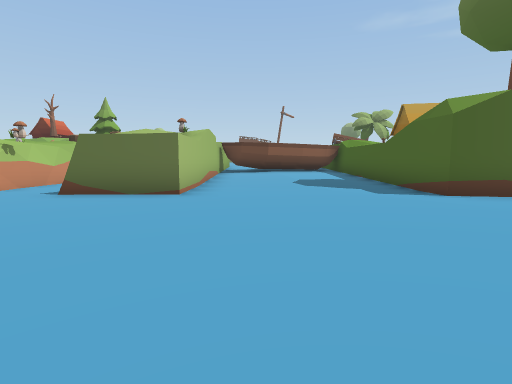
view 1 (above)

16 first-person views from a walk through a scene from a Unity 3-D project. The camera is 1.3 m above the floor, tilts 6° down and sees 80° across. The floor is counted in squares, 2 m on a side. Each view is taken from the middle of a square. On the plan, view 1 faces up. The plan holds only what a view shows up to about 10 squares ahead; the rest is blank. The place goes on beyond the plan.

view 2
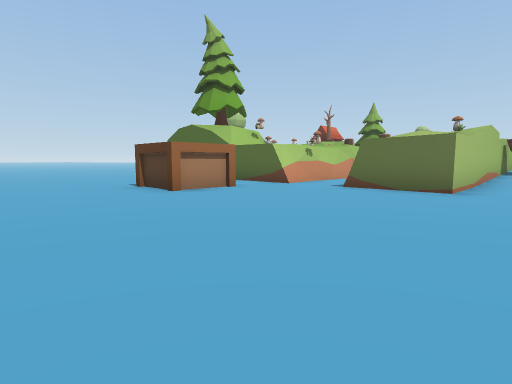

view 3
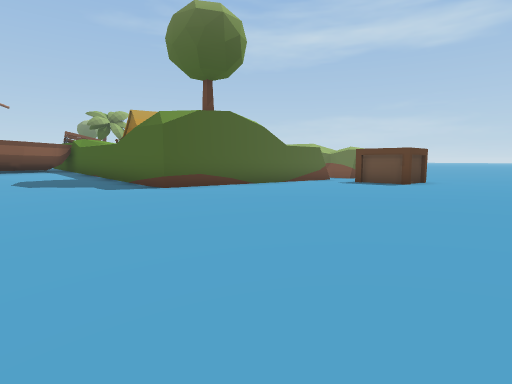

view 4
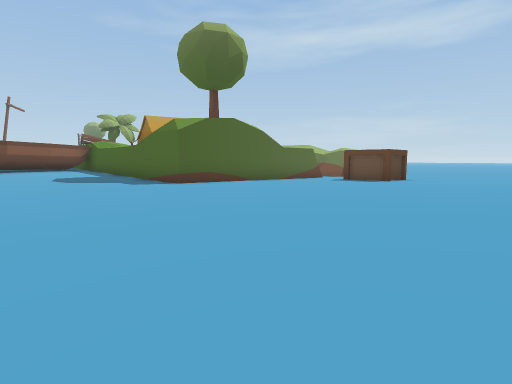

view 5
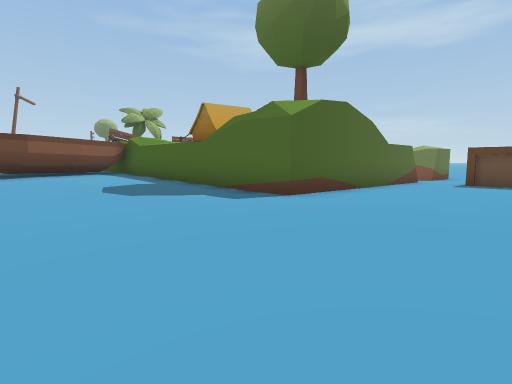

view 6
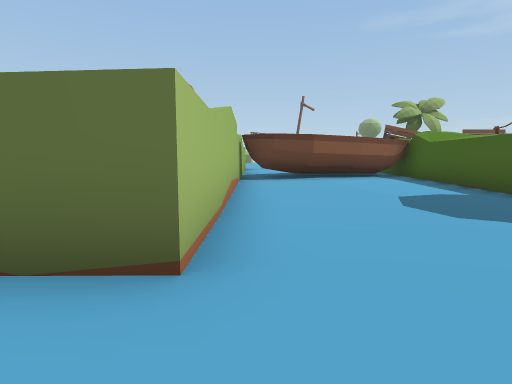

view 7
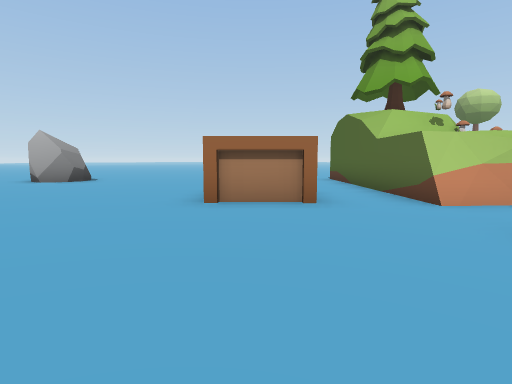

view 8
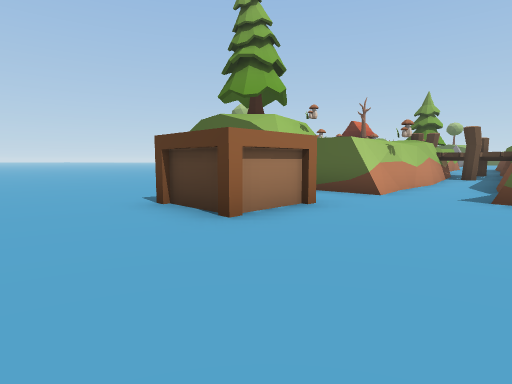

view 9
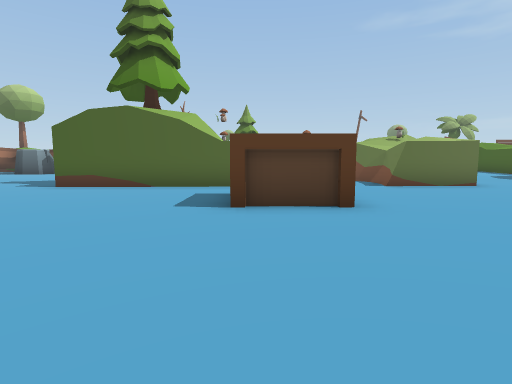

view 10
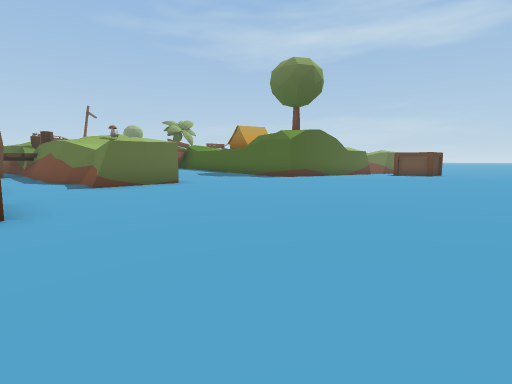

view 11
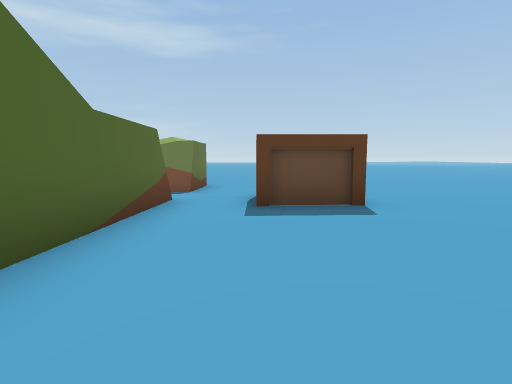

view 12
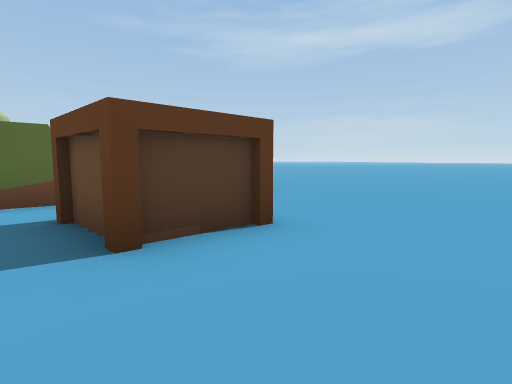

view 13
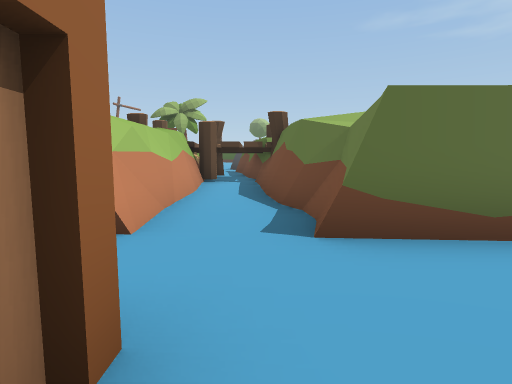

view 14
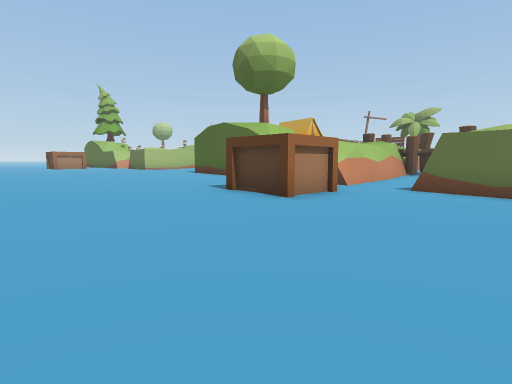

view 15
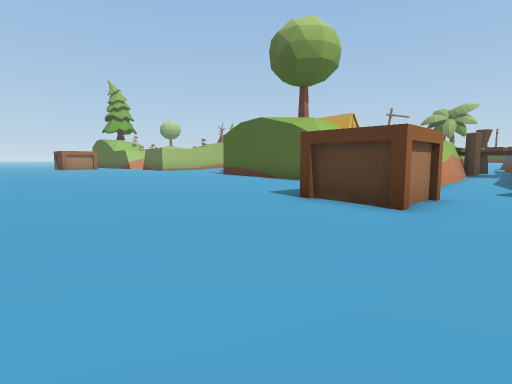

view 16
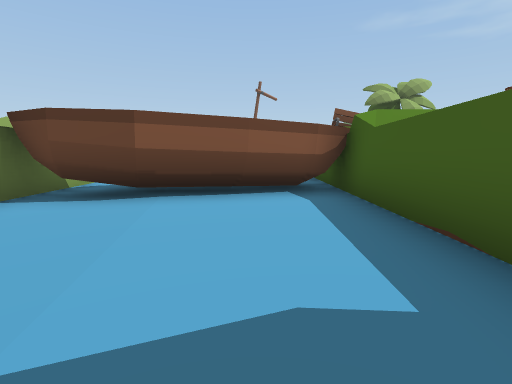

### Floor plan
Key: @ floor where view 1 was taken; # wall or solid block; . main floor; : floor 0.25 m higher than the main floor; - floor 0.25 m lower than the main floor; + floor 0.5 m higher than the main floor; _ floor 0.5 m lower than the main floor; / step, stairs or slope; B boat; O other object.
Columns run from 11 left of view 1 to 15 right of it. Each row starts with its distance up from view 1.
 15               +#
 14           ++  B#
 13        ###BBBBB#
 12       ## #BBB::#
 11      #####:::::#     ###
 10      #.###:::::#     #-##
  9      #.###.:::.#     #//#
  8      #.###.....#     #/-#
  7      #..##.....#     #/-#
  6 ######..##.....#######/-###
  5 ..................-------__
  4 .... #............---##----
  3 .... #.............--##----
  2 ....##.............--------
  1 ....................-------
  0 ...........@........-------
 -1 .....................------
 -2 O...............   ..------

Positions as (right, up) in squares from view 1, and headings:
1: (0, 0), facing up
2: (0, -1), facing up-left
3: (0, -1), facing up-right
4: (-1, -2), facing up-right
5: (-1, 2), facing up-right
6: (-1, 4), facing up
7: (-1, 3), facing left
8: (-3, 0), facing up-left
9: (-7, -2), facing up
10: (-6, -2), facing up-right
11: (5, 4), facing right
12: (9, 0), facing up-right
13: (12, 3), facing up
14: (15, -2), facing up-left
15: (13, -2), facing up-left
16: (2, 8), facing up
